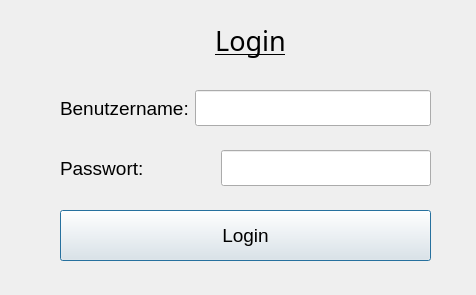
<?xml version="1.0" encoding="UTF-8"?>
<ui version="4.0">
 <class>Login</class>
 <widget class="QDialog" name="Login">
  <property name="windowModality">
   <enum>Qt::NonModal</enum>
  </property>
  <property name="geometry">
   <rect>
    <x>0</x>
    <y>0</y>
    <width>476</width>
    <height>295</height>
   </rect>
  </property>
  <property name="windowTitle">
   <string>Login</string>
  </property>
  <property name="modal">
   <bool>false</bool>
  </property>
  <widget class="QPushButton" name="m_btnLogin">
   <property name="geometry">
    <rect>
     <x>60</x>
     <y>210</y>
     <width>371</width>
     <height>51</height>
    </rect>
   </property>
   <property name="font">
    <font>
     <pointsize>14</pointsize>
    </font>
   </property>
   <property name="text">
    <string>Login</string>
   </property>
   <property name="default">
    <bool>true</bool>
   </property>
  </widget>
  <widget class="QLabel" name="label_3">
   <property name="geometry">
    <rect>
     <x>70</x>
     <y>20</y>
     <width>361</width>
     <height>41</height>
    </rect>
   </property>
   <property name="font">
    <font>
     <family>KG Second Chances Solid</family>
     <pointsize>20</pointsize>
     <weight>50</weight>
     <bold>false</bold>
     <underline>true</underline>
    </font>
   </property>
   <property name="text">
    <string>Login</string>
   </property>
   <property name="alignment">
    <set>Qt::AlignCenter</set>
   </property>
  </widget>
  <widget class="QWidget" name="layoutWidget">
   <property name="geometry">
    <rect>
     <x>60</x>
     <y>90</y>
     <width>371</width>
     <height>37</height>
    </rect>
   </property>
   <layout class="QHBoxLayout" name="horizontalLayout">
    <item>
     <widget class="QLabel" name="label">
      <property name="font">
       <font>
        <pointsize>14</pointsize>
       </font>
      </property>
      <property name="text">
       <string>Benutzername:</string>
      </property>
     </widget>
    </item>
    <item>
     <widget class="QLineEdit" name="m_tbUsername">
      <property name="font">
       <font>
        <pointsize>18</pointsize>
       </font>
      </property>
     </widget>
    </item>
   </layout>
  </widget>
  <widget class="QWidget" name="layoutWidget">
   <property name="geometry">
    <rect>
     <x>60</x>
     <y>150</y>
     <width>371</width>
     <height>37</height>
    </rect>
   </property>
   <layout class="QHBoxLayout" name="horizontalLayout_2">
    <item>
     <widget class="QLabel" name="label_2">
      <property name="font">
       <font>
        <pointsize>14</pointsize>
       </font>
      </property>
      <property name="text">
       <string>Passwort:</string>
      </property>
     </widget>
    </item>
    <item>
     <spacer name="horizontalSpacer">
      <property name="orientation">
       <enum>Qt::Horizontal</enum>
      </property>
      <property name="sizeHint" stdset="0">
       <size>
        <width>40</width>
        <height>20</height>
       </size>
      </property>
     </spacer>
    </item>
    <item>
     <widget class="QLineEdit" name="m_tbPassword">
      <property name="font">
       <font>
        <pointsize>18</pointsize>
       </font>
      </property>
      <property name="echoMode">
       <enum>QLineEdit::Password</enum>
      </property>
     </widget>
    </item>
   </layout>
  </widget>
 </widget>
 <resources/>
 <connections/>
</ui>
